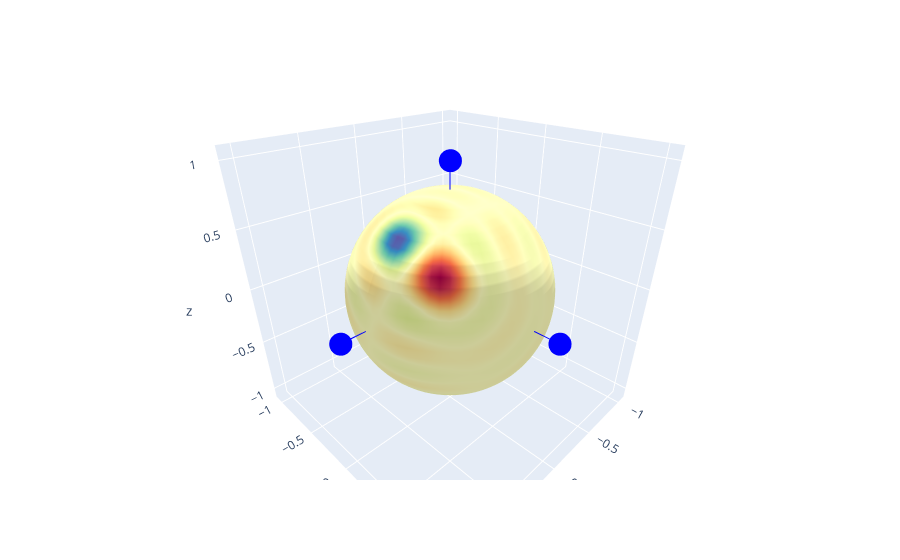

Notebook source saved alongside this figure:
### Markdown cell above
### Final rotated field
This is the field after rotating around the z-axis again, by α.

### Code cell
go.Figure([
    go.Surface(x=old_x_mesh, y=old_y_mesh, z=old_z_mesh, surfacecolor=rotated_expansion.evaluate(old_mesh).real, **surf_layout),
    old_xyz
], fig_layout).show()

### Figure 1 — Plotly figure (JSON) as saved in the notebook; plotly's stock layout.template omitted (floating-point values rounded to 4 significant figures; data arrays with more than 128 entries replaced by an {"elided": "..."} marker saying what was removed)
{"data": [{"cmid": 0, "colorscale": [[0, "rgb(158,1,66)"], [0.1, "rgb(213,62,79)"], [0.2, "rgb(244,109,67)"], [0.3, "rgb(253,174,97)"], [0.4, "rgb(254,224,139)"], [0.5, "rgb(255,255,191)"], [0.6, "rgb(230,245,152)"], [0.7, "rgb(171,221,164)"], [0.8, "rgb(102,194,165)"], [0.9, "rgb(50,136,189)"], [1, "rgb(94,79,162)"]], "showscale": false, "surfacecolor": {"elided": "73x37 float values"}, "type": "surface", "x": {"elided": "73x37 float values"}, "y": {"elided": "73x37 float values"}, "z": {"elided": "73x37 float values"}}, {"hovertext": ["", "x", "", "y", "", "z"], "line": {"color": "blue"}, "type": "scatter3d", "x": [0, 1, 0, 0, 0, 0], "y": [0, 0, 0, 1, 0, 0], "z": [0, 0, 0, 0, 0, 1]}], "layout": {"autosize": true, "scene": {"aspectratio": {"x": 1, "y": 1, "z": 1}, "camera": {"eye": {"x": 1, "y": 1, "z": 0.8}}, "xaxis": {"range": [-1.1, 1.1], "type": "linear"}, "yaxis": {"range": [-1.1, 1.1], "type": "linear"}, "zaxis": {"range": [-1.1, 1.1], "type": "linear"}}, "showlegend": false}}
